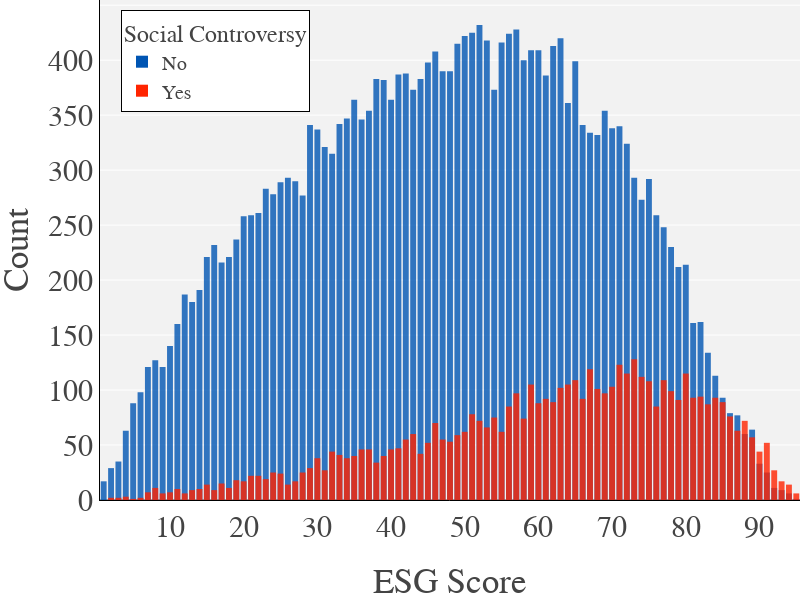

The cell this chart's notebook holds for it:
### Code cell
# Plot Social Controversy by ESG Score
fig_social = px.bar(df_social_esg,y='ESG Controversies Score', x='ESG Score',
                           color='Social_controversy_binary', 
                           barmode = 'overlay', 
                           opacity=0.8, 
                           width=800, 
                           height=600)
#title='Social Controversy Count by ESG Scores', 

fig_social.update_yaxes(title = 'Count', dtick = 50)
fig_social.update_xaxes(title = 'ESG Score', dtick = 10)

fig_social.update_layout(legend_title="Social Controversy")

name_list = ['No', 'Yes']
for i,trace in enumerate (fig_social.data):
  trace.update(name=name_list[i])

fig_social.show()
fig_social.write_image("images/descriptives/social_by_esg.png")

pio.write_image(fig_social, 'images/descriptives/social_by_esg.png', scale=5, width=800, height=600)

### Figure 1 — Plotly figure (JSON) as saved in the notebook; plotly's stock layout.template omitted (floating-point values rounded to 4 significant figures)
{"data": [{"alignmentgroup": "True", "hovertemplate": "Social_controversy_binary=0<br>ESG Score=%{x}<br>ESG Controversies Score=%{y}<extra></extra>", "legendgroup": "0", "marker": {"color": "#0055B3", "opacity": 0.8, "pattern": {"shape": ""}}, "name": "No", "offsetgroup": "0", "orientation": "v", "showlegend": true, "textposition": "auto", "type": "bar", "x": [1, 2, 3, 4, 5, 6, 7, 8, 9, 10, 11, 12, 13, 14, 15, 16, 17, 18, 19, 20, 21, 22, 23, 24, 25, 26, 27, 28, 29, 30, 31, 32, 33, 34, 35, 36, 37, 38, 39, 40, 41, 42, 43, 44, 45, 46, 47, 48, 49, 50, 51, 52, 53, 54, 55, 56, 57, 58, 59, 60, 61, 62, 63, 64, 65, 66, 67, 68, 69, 70, 71, 72, 73, 74, 75, 76, 77, 78, 79, 80, 81, 82, 83, 84, 85, 86, 87, 88, 89, 90, 91, 92, 93, 94, 95], "xaxis": "x", "y": [17, 29, 35, 63, 88, 98, 121, 127, 121, 140, 160, 187, 180, 191, 221, 232, 216, 221, 237, 258, 259, 261, 283, 278, 289, 293, 290, 277, 341, 337, 321, 315, 342, 347, 364, 346, 354, 383, 382, 364, 387, 388, 373, 383, 398, 408, 390, 390, 415, 422, 425, 432, 418, 373, 416, 424, 428, 400, 409, 409, 386, 413, 420, 361, 399, 341, 334, 332, 354, 338, 340, 324, 293, 273, 292, 259, 248, 230, 212, 214, 161, 162, 134, 113, 93, 79, 77, 60, 64, 33, 25, 11, 9, 6, 1], "yaxis": "y"}, {"alignmentgroup": "True", "hovertemplate": "Social_controversy_binary=1<br>ESG Score=%{x}<br>ESG Controversies Score=%{y}<extra></extra>", "legendgroup": "1", "marker": {"color": "#FF2400", "opacity": 0.8, "pattern": {"shape": ""}}, "name": "Yes", "offsetgroup": "1", "orientation": "v", "showlegend": true, "textposition": "auto", "type": "bar", "x": [2, 3, 4, 5, 6, 7, 8, 9, 10, 11, 12, 13, 14, 15, 16, 17, 18, 19, 20, 21, 22, 23, 24, 25, 26, 27, 28, 29, 30, 31, 32, 33, 34, 35, 36, 37, 38, 39, 40, 41, 42, 43, 44, 45, 46, 47, 48, 49, 50, 51, 52, 53, 54, 55, 56, 57, 58, 59, 60, 61, 62, 63, 64, 65, 66, 67, 68, 69, 70, 71, 72, 73, 74, 75, 76, 77, 78, 79, 80, 81, 82, 83, 84, 85, 86, 87, 88, 89, 90, 91, 92, 93, 94, 95], "xaxis": "x", "y": [2, 2, 3, 1, 2, 7, 11, 6, 7, 10, 6, 9, 10, 14, 9, 15, 11, 18, 17, 22, 22, 19, 25, 24, 14, 17, 25, 29, 38, 27, 44, 41, 38, 40, 46, 46, 34, 40, 46, 47, 55, 60, 42, 52, 70, 55, 53, 59, 62, 78, 72, 66, 75, 62, 85, 97, 74, 105, 88, 92, 89, 102, 105, 109, 92, 119, 101, 97, 103, 123, 115, 128, 112, 108, 85, 109, 99, 91, 115, 93, 94, 87, 93, 89, 76, 63, 72, 57, 44, 52, 27, 17, 14, 6], "yaxis": "y"}], "layout": {"barmode": "overlay", "height": 600, "legend": {"title": {"text": "Social Controversy"}, "tracegroupgap": 0}, "width": 800, "xaxis": {"anchor": "y", "domain": [0, 1], "dtick": 10, "title": {"text": "ESG Score"}}, "yaxis": {"anchor": "x", "domain": [0, 1], "dtick": 50, "title": {"text": "Count"}}}}
